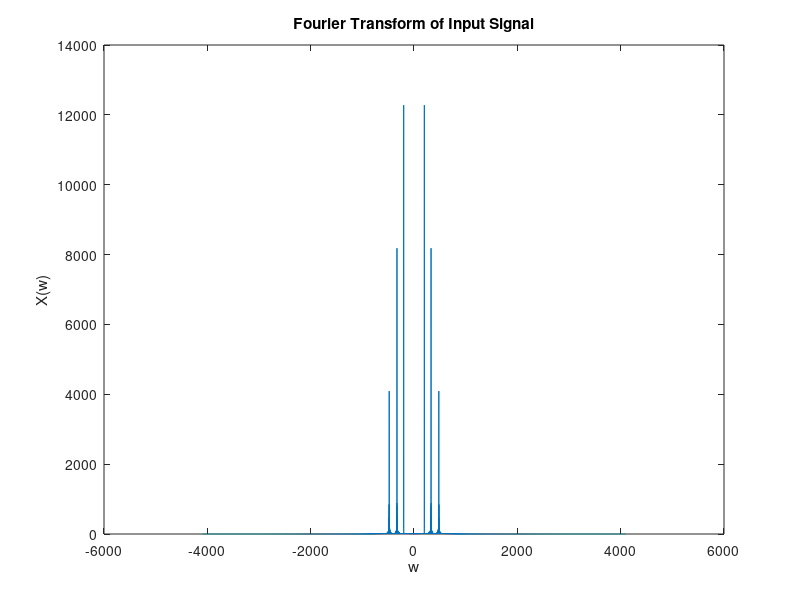

Write the MATLAB code that produced this figure. (Note: this script raises an error after producing the figure.)
% Nicholas Kawwas (40124338)
% ELEC 342 UK-X Lab 5 - 2
% Create a Signal and Design a Filter to Remove a Component

clc;
clear all;
close all;
 
% Order 
n1 = 4;
n2 = 8;
 
%Times Using Nyquist Theorem (Lowest Value) 6000/2pi ~ 1000
% 2*1000 ~ 2000, 1/2000 ~ 5e^-4, Increase to Make it Smoother
t = 0:1/8192:3;
 
%Input Signal
x1 = sin(2*pi*200*t);
x2 = sin(2*pi*330*t);
x2(1:8192) = 0;
x3 = sin(2*pi*480*t);
x3(1:2*8192) = 0;
x = x1 + x2 + x3;
%plot(t,x);
%title('Input Signal with Three Tones');
%ylabel('x[n]');
%xlabel('n');
 
df = (-pi + 2*pi/length(x)):2*pi/length(x):pi;
cf = df*8192/(2*pi);
Xf = fft(x);
%Xf = DFT(x, df);
plot(cf, fftshift(abs(Xf)));
title('Fourier Transform of Input Signal');
ylabel('X(w)');
xlabel('w');

%Play Signal Before Passing Through Filter
%player = audioplayer(x,8192);
%play(player);
 
%Part B)
H = designfilt('bandstopiir', 'FilterOrder', 8, 'StopbandFrequency1', 300,...
    'StopbandFrequency2', 380, 'StopbandAttenuation', 60, 'SampleRate', 8192);
y = filtfilt(H, x);
%fvtool(H)

%Part C)
Yf = fft(y);
%plot(cf, fftshift(abs(Yf)));
%title('Filtered Signal');
%ylabel('y[n]');
%xlabel('n'); 

%Play Signal Before Passing Through Filter
%player_y = audioplayer(y,8192);
%play(player_y);
 
 
%DFT Function
function [Xf] = DFT(Xn, n)
    global t;
    Xf = zeros(1, length(t));
 
    for indX=1:length(t)
        transform = 0;
        for indN=1:length(n)
            transform = transform + Xn(indN)*exp(-1i*t(indX)*n(indN));
        end
        Xf(indX) = transform;
    end
end
